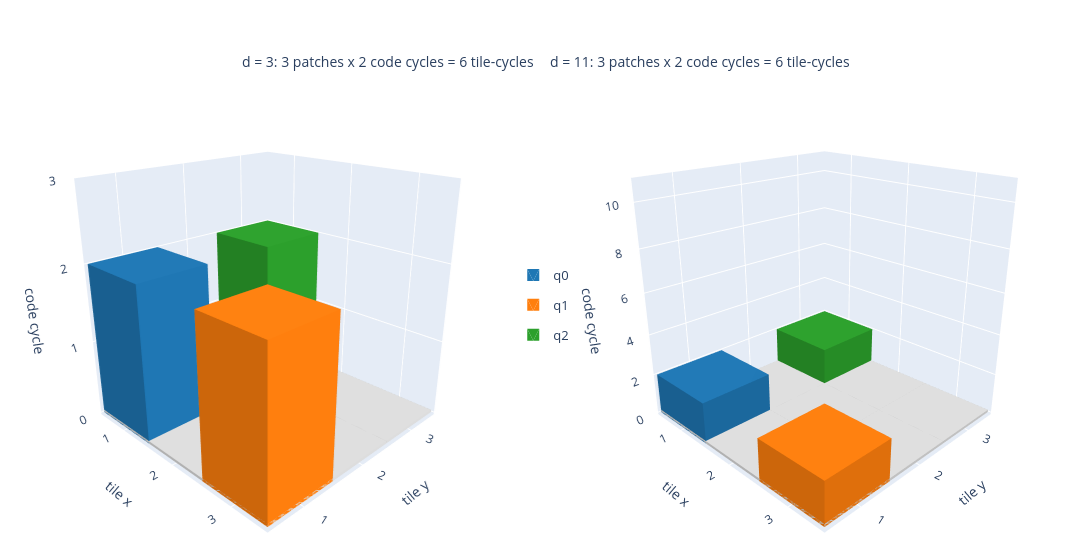

Notebook cell for this chart:
### Markdown cell above
The same diagram as an interactive 3D view: drag to rotate, scroll to zoom, hover a column for the patch's tile and code cycles. It is shown below in Jupyter and saved as [`ghz_pipeline_files/spacetime_3d.html`](ghz_pipeline_files/spacetime_3d.html), a self-contained page that opens in any browser.

### Code cell
import plotly.graph_objects as go
from plotly.subplots import make_subplots

def box3d(x, y, z0, z1, color, hover, name=None, legend=False):
    """One tile (unit square at (x, y)) occupied from code cycle z0 to z1, as a closed box."""
    X = [x, x + 1, x + 1, x, x, x + 1, x + 1, x]
    Y = [y, y, y + 1, y + 1, y, y, y + 1, y + 1]
    Z = [z0] * 4 + [z1] * 4
    return go.Mesh3d(x=X, y=Y, z=Z, i=[0, 0, 4, 4, 0, 0, 1, 1, 2, 2, 3, 3], j=[1, 2, 5, 6, 1, 5, 2, 6, 3, 7, 0, 4],
                     k=[2, 3, 6, 7, 5, 4, 6, 5, 7, 6, 4, 7], color=color, flatshading=True, name=name,
                     hovertext=hover, hoverinfo="text", showlegend=legend, legendgroup=name)

fig3d = make_subplots(rows=1, cols=2, specs=[[{"type": "scene"}, {"type": "scene"}]], horizontal_spacing=0.02)
titles = []
for k, (d, cp) in enumerate(((3, cp3), (11, compile_circuit(11))), start=1):
    st = experiment_stats(cp.experiment, cp.circuit)
    for x in (1, 2, 3):
        for y in (1, 2, 3):
            fig3d.add_trace(box3d(x, y, 0, 0.012 * d, "#dddddd", f"tile ({x}, {y})"), row=1, col=k)   # the floor: the 3 x 3 tile grid
    for name, (first, last) in patch_layers(cp, st).items():
        x, y = cp.placement[name]
        fig3d.add_trace(box3d(x, y, first - 1, last, colors[name], f"{name}: tile ({x}, {y}), code cycles {first}-{last}",
                              name=name, legend=(k == 1)), row=1, col=k)
    titles.append(f"d = {d}: 3 patches x 2 code cycles = {st.tile_rounds} tile-cycles")
    # axis ranges are padded slightly: a face lying exactly on a clipping plane renders with holes
    scene = dict(xaxis=dict(title="tile x", range=[0.97, 4.03], tickvals=[1.5, 2.5, 3.5], ticktext=["1", "2", "3"]),
                 yaxis=dict(title="tile y", range=[0.97, 4.03], tickvals=[1.5, 2.5, 3.5], ticktext=["1", "2", "3"]),
                 zaxis=dict(title="code cycle", range=[-0.01 * d, d], dtick=1 if d == 3 else 2),
                 aspectmode="cube", camera=dict(eye=dict(x=1.6, y=-1.6, z=0.9)))
    fig3d.update_layout(**{"scene" if k == 1 else f"scene{k}": scene})
fig3d.update_layout(width=1150, height=560, margin=dict(l=0, r=0, t=50, b=0), legend=dict(x=0.47, y=0.5, font=dict(size=13)),
                    annotations=[dict(text=titles[0], x=0.22, y=1.0, xref="paper", yref="paper", showarrow=False, font=dict(size=14)),
                                 dict(text=titles[1], x=0.78, y=1.0, xref="paper", yref="paper", showarrow=False, font=dict(size=14))])
out_html = ROOT / "notebooks" / "ghz_pipeline_files" / "spacetime_3d.html"
out_html.parent.mkdir(exist_ok=True)
fig3d.write_html(out_html, include_plotlyjs=True, full_html=True)
print(f"interactive version saved as {out_html.relative_to(ROOT)}")
fig3d.show()

### Figure 1 — Plotly figure (JSON) as saved in the notebook; plotly's stock layout.template omitted (floating-point values rounded to 4 significant figures)
{"data": [{"color": "#dddddd", "flatshading": true, "hoverinfo": "text", "hovertext": "tile (1, 1)", "i": [0, 0, 4, 4, 0, 0, 1, 1, 2, 2, 3, 3], "j": [1, 2, 5, 6, 1, 5, 2, 6, 3, 7, 0, 4], "k": [2, 3, 6, 7, 5, 4, 6, 5, 7, 6, 4, 7], "scene": "scene", "showlegend": false, "type": "mesh3d", "x": [1, 2, 2, 1, 1, 2, 2, 1], "y": [1, 1, 2, 2, 1, 1, 2, 2], "z": [0, 0, 0, 0, 0.036, 0.036, 0.036, 0.036]}, {"color": "#dddddd", "flatshading": true, "hoverinfo": "text", "hovertext": "tile (1, 2)", "i": [0, 0, 4, 4, 0, 0, 1, 1, 2, 2, 3, 3], "j": [1, 2, 5, 6, 1, 5, 2, 6, 3, 7, 0, 4], "k": [2, 3, 6, 7, 5, 4, 6, 5, 7, 6, 4, 7], "scene": "scene", "showlegend": false, "type": "mesh3d", "x": [1, 2, 2, 1, 1, 2, 2, 1], "y": [2, 2, 3, 3, 2, 2, 3, 3], "z": [0, 0, 0, 0, 0.036, 0.036, 0.036, 0.036]}, {"color": "#dddddd", "flatshading": true, "hoverinfo": "text", "hovertext": "tile (1, 3)", "i": [0, 0, 4, 4, 0, 0, 1, 1, 2, 2, 3, 3], "j": [1, 2, 5, 6, 1, 5, 2, 6, 3, 7, 0, 4], "k": [2, 3, 6, 7, 5, 4, 6, 5, 7, 6, 4, 7], "scene": "scene", "showlegend": false, "type": "mesh3d", "x": [1, 2, 2, 1, 1, 2, 2, 1], "y": [3, 3, 4, 4, 3, 3, 4, 4], "z": [0, 0, 0, 0, 0.036, 0.036, 0.036, 0.036]}, {"color": "#dddddd", "flatshading": true, "hoverinfo": "text", "hovertext": "tile (2, 1)", "i": [0, 0, 4, 4, 0, 0, 1, 1, 2, 2, 3, 3], "j": [1, 2, 5, 6, 1, 5, 2, 6, 3, 7, 0, 4], "k": [2, 3, 6, 7, 5, 4, 6, 5, 7, 6, 4, 7], "scene": "scene", "showlegend": false, "type": "mesh3d", "x": [2, 3, 3, 2, 2, 3, 3, 2], "y": [1, 1, 2, 2, 1, 1, 2, 2], "z": [0, 0, 0, 0, 0.036, 0.036, 0.036, 0.036]}, {"color": "#dddddd", "flatshading": true, "hoverinfo": "text", "hovertext": "tile (2, 2)", "i": [0, 0, 4, 4, 0, 0, 1, 1, 2, 2, 3, 3], "j": [1, 2, 5, 6, 1, 5, 2, 6, 3, 7, 0, 4], "k": [2, 3, 6, 7, 5, 4, 6, 5, 7, 6, 4, 7], "scene": "scene", "showlegend": false, "type": "mesh3d", "x": [2, 3, 3, 2, 2, 3, 3, 2], "y": [2, 2, 3, 3, 2, 2, 3, 3], "z": [0, 0, 0, 0, 0.036, 0.036, 0.036, 0.036]}, {"color": "#dddddd", "flatshading": true, "hoverinfo": "text", "hovertext": "tile (2, 3)", "i": [0, 0, 4, 4, 0, 0, 1, 1, 2, 2, 3, 3], "j": [1, 2, 5, 6, 1, 5, 2, 6, 3, 7, 0, 4], "k": [2, 3, 6, 7, 5, 4, 6, 5, 7, 6, 4, 7], "scene": "scene", "showlegend": false, "type": "mesh3d", "x": [2, 3, 3, 2, 2, 3, 3, 2], "y": [3, 3, 4, 4, 3, 3, 4, 4], "z": [0, 0, 0, 0, 0.036, 0.036, 0.036, 0.036]}, {"color": "#dddddd", "flatshading": true, "hoverinfo": "text", "hovertext": "tile (3, 1)", "i": [0, 0, 4, 4, 0, 0, 1, 1, 2, 2, 3, 3], "j": [1, 2, 5, 6, 1, 5, 2, 6, 3, 7, 0, 4], "k": [2, 3, 6, 7, 5, 4, 6, 5, 7, 6, 4, 7], "scene": "scene", "showlegend": false, "type": "mesh3d", "x": [3, 4, 4, 3, 3, 4, 4, 3], "y": [1, 1, 2, 2, 1, 1, 2, 2], "z": [0, 0, 0, 0, 0.036, 0.036, 0.036, 0.036]}, {"color": "#dddddd", "flatshading": true, "hoverinfo": "text", "hovertext": "tile (3, 2)", "i": [0, 0, 4, 4, 0, 0, 1, 1, 2, 2, 3, 3], "j": [1, 2, 5, 6, 1, 5, 2, 6, 3, 7, 0, 4], "k": [2, 3, 6, 7, 5, 4, 6, 5, 7, 6, 4, 7], "scene": "scene", "showlegend": false, "type": "mesh3d", "x": [3, 4, 4, 3, 3, 4, 4, 3], "y": [2, 2, 3, 3, 2, 2, 3, 3], "z": [0, 0, 0, 0, 0.036, 0.036, 0.036, 0.036]}, {"color": "#dddddd", "flatshading": true, "hoverinfo": "text", "hovertext": "tile (3, 3)", "i": [0, 0, 4, 4, 0, 0, 1, 1, 2, 2, 3, 3], "j": [1, 2, 5, 6, 1, 5, 2, 6, 3, 7, 0, 4], "k": [2, 3, 6, 7, 5, 4, 6, 5, 7, 6, 4, 7], "scene": "scene", "showlegend": false, "type": "mesh3d", "x": [3, 4, 4, 3, 3, 4, 4, 3], "y": [3, 3, 4, 4, 3, 3, 4, 4], "z": [0, 0, 0, 0, 0.036, 0.036, 0.036, 0.036]}, {"color": "#1f77b4", "flatshading": true, "hoverinfo": "text", "hovertext": "q0: tile (1, 1), code cycles 1-2", "i": [0, 0, 4, 4, 0, 0, 1, 1, 2, 2, 3, 3], "j": [1, 2, 5, 6, 1, 5, 2, 6, 3, 7, 0, 4], "k": [2, 3, 6, 7, 5, 4, 6, 5, 7, 6, 4, 7], "legendgroup": "q0", "name": "q0", "scene": "scene", "showlegend": true, "type": "mesh3d", "x": [1, 2, 2, 1, 1, 2, 2, 1], "y": [1, 1, 2, 2, 1, 1, 2, 2], "z": [0, 0, 0, 0, 2, 2, 2, 2]}, {"color": "#ff7f0e", "flatshading": true, "hoverinfo": "text", "hovertext": "q1: tile (3, 1), code cycles 1-2", "i": [0, 0, 4, 4, 0, 0, 1, 1, 2, 2, 3, 3], "j": [1, 2, 5, 6, 1, 5, 2, 6, 3, 7, 0, 4], "k": [2, 3, 6, 7, 5, 4, 6, 5, 7, 6, 4, 7], "legendgroup": "q1", "name": "q1", "scene": "scene", "showlegend": true, "type": "mesh3d", "x": [3, 4, 4, 3, 3, 4, 4, 3], "y": [1, 1, 2, 2, 1, 1, 2, 2], "z": [0, 0, 0, 0, 2, 2, 2, 2]}, {"color": "#2ca02c", "flatshading": true, "hoverinfo": "text", "hovertext": "q2: tile (1, 3), code cycles 1-2", "i": [0, 0, 4, 4, 0, 0, 1, 1, 2, 2, 3, 3], "j": [1, 2, 5, 6, 1, 5, 2, 6, 3, 7, 0, 4], "k": [2, 3, 6, 7, 5, 4, 6, 5, 7, 6, 4, 7], "legendgroup": "q2", "name": "q2", "scene": "scene", "showlegend": true, "type": "mesh3d", "x": [1, 2, 2, 1, 1, 2, 2, 1], "y": [3, 3, 4, 4, 3, 3, 4, 4], "z": [0, 0, 0, 0, 2, 2, 2, 2]}, {"color": "#dddddd", "flatshading": true, "hoverinfo": "text", "hovertext": "tile (1, 1)", "i": [0, 0, 4, 4, 0, 0, 1, 1, 2, 2, 3, 3], "j": [1, 2, 5, 6, 1, 5, 2, 6, 3, 7, 0, 4], "k": [2, 3, 6, 7, 5, 4, 6, 5, 7, 6, 4, 7], "scene": "scene2", "showlegend": false, "type": "mesh3d", "x": [1, 2, 2, 1, 1, 2, 2, 1], "y": [1, 1, 2, 2, 1, 1, 2, 2], "z": [0, 0, 0, 0, 0.132, 0.132, 0.132, 0.132]}, {"color": "#dddddd", "flatshading": true, "hoverinfo": "text", "hovertext": "tile (1, 2)", "i": [0, 0, 4, 4, 0, 0, 1, 1, 2, 2, 3, 3], "j": [1, 2, 5, 6, 1, 5, 2, 6, 3, 7, 0, 4], "k": [2, 3, 6, 7, 5, 4, 6, 5, 7, 6, 4, 7], "scene": "scene2", "showlegend": false, "type": "mesh3d", "x": [1, 2, 2, 1, 1, 2, 2, 1], "y": [2, 2, 3, 3, 2, 2, 3, 3], "z": [0, 0, 0, 0, 0.132, 0.132, 0.132, 0.132]}, {"color": "#dddddd", "flatshading": true, "hoverinfo": "text", "hovertext": "tile (1, 3)", "i": [0, 0, 4, 4, 0, 0, 1, 1, 2, 2, 3, 3], "j": [1, 2, 5, 6, 1, 5, 2, 6, 3, 7, 0, 4], "k": [2, 3, 6, 7, 5, 4, 6, 5, 7, 6, 4, 7], "scene": "scene2", "showlegend": false, "type": "mesh3d", "x": [1, 2, 2, 1, 1, 2, 2, 1], "y": [3, 3, 4, 4, 3, 3, 4, 4], "z": [0, 0, 0, 0, 0.132, 0.132, 0.132, 0.132]}, {"color": "#dddddd", "flatshading": true, "hoverinfo": "text", "hovertext": "tile (2, 1)", "i": [0, 0, 4, 4, 0, 0, 1, 1, 2, 2, 3, 3], "j": [1, 2, 5, 6, 1, 5, 2, 6, 3, 7, 0, 4], "k": [2, 3, 6, 7, 5, 4, 6, 5, 7, 6, 4, 7], "scene": "scene2", "showlegend": false, "type": "mesh3d", "x": [2, 3, 3, 2, 2, 3, 3, 2], "y": [1, 1, 2, 2, 1, 1, 2, 2], "z": [0, 0, 0, 0, 0.132, 0.132, 0.132, 0.132]}, {"color": "#dddddd", "flatshading": true, "hoverinfo": "text", "hovertext": "tile (2, 2)", "i": [0, 0, 4, 4, 0, 0, 1, 1, 2, 2, 3, 3], "j": [1, 2, 5, 6, 1, 5, 2, 6, 3, 7, 0, 4], "k": [2, 3, 6, 7, 5, 4, 6, 5, 7, 6, 4, 7], "scene": "scene2", "showlegend": false, "type": "mesh3d", "x": [2, 3, 3, 2, 2, 3, 3, 2], "y": [2, 2, 3, 3, 2, 2, 3, 3], "z": [0, 0, 0, 0, 0.132, 0.132, 0.132, 0.132]}, {"color": "#dddddd", "flatshading": true, "hoverinfo": "text", "hovertext": "tile (2, 3)", "i": [0, 0, 4, 4, 0, 0, 1, 1, 2, 2, 3, 3], "j": [1, 2, 5, 6, 1, 5, 2, 6, 3, 7, 0, 4], "k": [2, 3, 6, 7, 5, 4, 6, 5, 7, 6, 4, 7], "scene": "scene2", "showlegend": false, "type": "mesh3d", "x": [2, 3, 3, 2, 2, 3, 3, 2], "y": [3, 3, 4, 4, 3, 3, 4, 4], "z": [0, 0, 0, 0, 0.132, 0.132, 0.132, 0.132]}, {"color": "#dddddd", "flatshading": true, "hoverinfo": "text", "hovertext": "tile (3, 1)", "i": [0, 0, 4, 4, 0, 0, 1, 1, 2, 2, 3, 3], "j": [1, 2, 5, 6, 1, 5, 2, 6, 3, 7, 0, 4], "k": [2, 3, 6, 7, 5, 4, 6, 5, 7, 6, 4, 7], "scene": "scene2", "showlegend": false, "type": "mesh3d", "x": [3, 4, 4, 3, 3, 4, 4, 3], "y": [1, 1, 2, 2, 1, 1, 2, 2], "z": [0, 0, 0, 0, 0.132, 0.132, 0.132, 0.132]}, {"color": "#dddddd", "flatshading": true, "hoverinfo": "text", "hovertext": "tile (3, 2)", "i": [0, 0, 4, 4, 0, 0, 1, 1, 2, 2, 3, 3], "j": [1, 2, 5, 6, 1, 5, 2, 6, 3, 7, 0, 4], "k": [2, 3, 6, 7, 5, 4, 6, 5, 7, 6, 4, 7], "scene": "scene2", "showlegend": false, "type": "mesh3d", "x": [3, 4, 4, 3, 3, 4, 4, 3], "y": [2, 2, 3, 3, 2, 2, 3, 3], "z": [0, 0, 0, 0, 0.132, 0.132, 0.132, 0.132]}, {"color": "#dddddd", "flatshading": true, "hoverinfo": "text", "hovertext": "tile (3, 3)", "i": [0, 0, 4, 4, 0, 0, 1, 1, 2, 2, 3, 3], "j": [1, 2, 5, 6, 1, 5, 2, 6, 3, 7, 0, 4], "k": [2, 3, 6, 7, 5, 4, 6, 5, 7, 6, 4, 7], "scene": "scene2", "showlegend": false, "type": "mesh3d", "x": [3, 4, 4, 3, 3, 4, 4, 3], "y": [3, 3, 4, 4, 3, 3, 4, 4], "z": [0, 0, 0, 0, 0.132, 0.132, 0.132, 0.132]}, {"color": "#1f77b4", "flatshading": true, "hoverinfo": "text", "hovertext": "q0: tile (1, 1), code cycles 1-2", "i": [0, 0, 4, 4, 0, 0, 1, 1, 2, 2, 3, 3], "j": [1, 2, 5, 6, 1, 5, 2, 6, 3, 7, 0, 4], "k": [2, 3, 6, 7, 5, 4, 6, 5, 7, 6, 4, 7], "legendgroup": "q0", "name": "q0", "scene": "scene2", "showlegend": false, "type": "mesh3d", "x": [1, 2, 2, 1, 1, 2, 2, 1], "y": [1, 1, 2, 2, 1, 1, 2, 2], "z": [0, 0, 0, 0, 2, 2, 2, 2]}, {"color": "#ff7f0e", "flatshading": true, "hoverinfo": "text", "hovertext": "q1: tile (3, 1), code cycles 1-2", "i": [0, 0, 4, 4, 0, 0, 1, 1, 2, 2, 3, 3], "j": [1, 2, 5, 6, 1, 5, 2, 6, 3, 7, 0, 4], "k": [2, 3, 6, 7, 5, 4, 6, 5, 7, 6, 4, 7], "legendgroup": "q1", "name": "q1", "scene": "scene2", "showlegend": false, "type": "mesh3d", "x": [3, 4, 4, 3, 3, 4, 4, 3], "y": [1, 1, 2, 2, 1, 1, 2, 2], "z": [0, 0, 0, 0, 2, 2, 2, 2]}, {"color": "#2ca02c", "flatshading": true, "hoverinfo": "text", "hovertext": "q2: tile (1, 3), code cycles 1-2", "i": [0, 0, 4, 4, 0, 0, 1, 1, 2, 2, 3, 3], "j": [1, 2, 5, 6, 1, 5, 2, 6, 3, 7, 0, 4], "k": [2, 3, 6, 7, 5, 4, 6, 5, 7, 6, 4, 7], "legendgroup": "q2", "name": "q2", "scene": "scene2", "showlegend": false, "type": "mesh3d", "x": [1, 2, 2, 1, 1, 2, 2, 1], "y": [3, 3, 4, 4, 3, 3, 4, 4], "z": [0, 0, 0, 0, 2, 2, 2, 2]}], "layout": {"annotations": [{"font": {"size": 14}, "showarrow": false, "text": "d = 3: 3 patches x 2 code cycles = 6 tile-cycles", "x": 0.22, "xref": "paper", "y": 1.0, "yref": "paper"}, {"font": {"size": 14}, "showarrow": false, "text": "d = 11: 3 patches x 2 code cycles = 6 tile-cycles", "x": 0.78, "xref": "paper", "y": 1.0, "yref": "paper"}], "height": 560, "legend": {"font": {"size": 13}, "x": 0.47, "y": 0.5}, "margin": {"b": 0, "l": 0, "r": 0, "t": 50}, "scene": {"aspectmode": "cube", "camera": {"eye": {"x": 1.6, "y": -1.6, "z": 0.9}}, "domain": {"x": [0.0, 0.49], "y": [0.0, 1.0]}, "xaxis": {"range": [0.97, 4.03], "ticktext": ["1", "2", "3"], "tickvals": [1.5, 2.5, 3.5], "title": {"text": "tile x"}}, "yaxis": {"range": [0.97, 4.03], "ticktext": ["1", "2", "3"], "tickvals": [1.5, 2.5, 3.5], "title": {"text": "tile y"}}, "zaxis": {"dtick": 1, "range": [-0.03, 3], "title": {"text": "code cycle"}}}, "scene2": {"aspectmode": "cube", "camera": {"eye": {"x": 1.6, "y": -1.6, "z": 0.9}}, "domain": {"x": [0.51, 1.0], "y": [0.0, 1.0]}, "xaxis": {"range": [0.97, 4.03], "ticktext": ["1", "2", "3"], "tickvals": [1.5, 2.5, 3.5], "title": {"text": "tile x"}}, "yaxis": {"range": [0.97, 4.03], "ticktext": ["1", "2", "3"], "tickvals": [1.5, 2.5, 3.5], "title": {"text": "tile y"}}, "zaxis": {"dtick": 2, "range": [-0.11, 11], "title": {"text": "code cycle"}}}, "width": 1150}}
